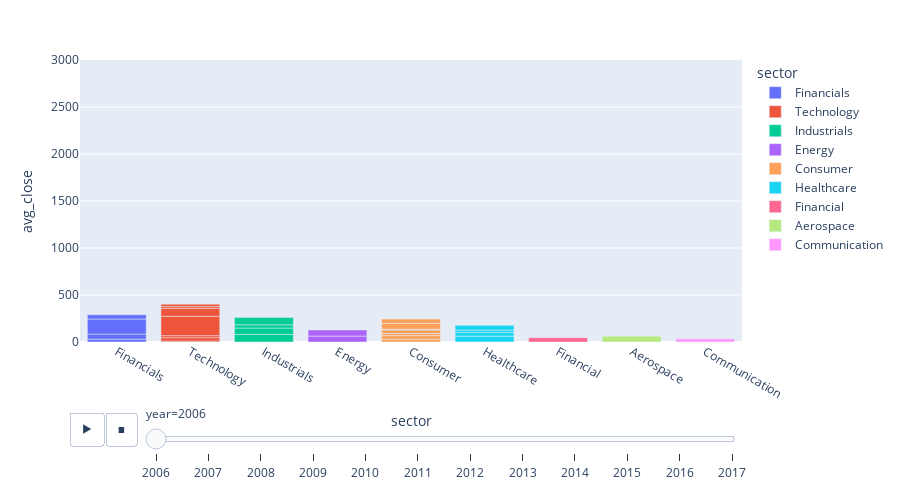

Notebook source saved alongside this figure:
### Markdown cell above
## Stock data

### Code cell
import plotly.express as px
import pandas as pd

# https://www.kaggle.com/datasets/szrlee/stock-time-series-20050101-to-20171231

df_stocks = pd.read_csv('../data/stock_data_2006_thru_2017.csv',comment='#')
df_stocks['Date'] = pd.to_datetime(df_stocks['Date'])
df_stocks['year'] = df_stocks['Date'].dt.year

# print(df_stocks.sample(10))
df_sectors = pd.read_csv('../data/stock_sector_company.csv',comment='#')
# print(df_sectors.sample(31))

df_merged = pd.merge(df_stocks, df_sectors, left_on='Name', right_on='stock', how='left')

# print(df_merged.sample(10))


df_yearly = df_merged.groupby(['year','stock','sector','company'])[['Close', 'Volume','Open','High','Low']].mean().reset_index()

df_yearly.rename(columns={'Close': 'avg_close', 'Volume':'avg_volume', 'Open': 'avg_open','High': 'avg_high','Low':'avg_low'}, inplace=True)

# print(df_yearly.sample(31))
# print('sum of avg close:', df_yearly['avg_close'].sum())

# print(df_yearly['avg_close'].min(), df_yearly['avg_close'].max())

fig = px.bar(df_yearly, x='sector', y='avg_close', color='sector',
  animation_frame="year", animation_group="stock", range_y=[0,3000],
            hover_data=['stock','company'])
fig.update_layout(transition = {'duration': 2000}, height=500)

fig.show()

### Figure 1 — Plotly figure (JSON) as saved in the notebook; plotly's stock layout.template omitted (floating-point values rounded to 4 significant figures)
{"data": [{"customdata": [["AABA", "Altaba"], ["AXP", "American Express Company"], ["GS", "Goldman Sachs Group Inc."], ["JPM", "JPMorgan Chase & Co."]], "hovertemplate": "sector=%{x}<br>year=2006<br>avg_close=%{y}<br>stock=%{customdata[0]}<br>company=%{customdata[1]}<extra></extra>", "ids": ["AABA", "AXP", "GS", "JPM"], "legendgroup": "Financials", "marker": {"color": "#636efa", "pattern": {"shape": ""}}, "name": "Financials", "orientation": "v", "showlegend": true, "textposition": "auto", "type": "bar", "x": ["Financials", "Financials", "Financials", "Financials"], "xaxis": "x", "y": [29.95, 54.41, 160.3, 43.93], "yaxis": "y"}, {"customdata": [["AAPL", "Apple Inc."], ["AMZN", "Amazon.com Inc."], ["CSCO", "Cisco Systems Inc."], ["GOOGL", "Alphabet Inc."], ["IBM", "International Business Machines Corporation"], ["INTC", "Intel Corporation"], ["MSFT", "Microsoft Corporation"]], "hovertemplate": "sector=%{x}<br>year=2006<br>avg_close=%{y}<br>stock=%{customdata[0]}<br>company=%{customdata[1]}<extra></extra>", "ids": ["AAPL", "AMZN", "CSCO", "GOOGL", "IBM", "INTC", "MSFT"], "legendgroup": "Technology", "marker": {"color": "#EF553B", "pattern": {"shape": ""}}, "name": "Technology", "orientation": "v", "showlegend": true, "textposition": "auto", "type": "bar", "x": ["Technology", "Technology", "Technology", "Technology", "Technology", "Technology", "Technology"], "xaxis": "x", "y": [10.12, 35.91, 21.61, 205.8, 83.11, 19.96, 26.29], "yaxis": "y"}, {"customdata": [["BA", "Boeing Company"], ["CAT", "Caterpillar Inc."], ["GE", "General Electric Company"], ["MMM", "3M Company"]], "hovertemplate": "sector=%{x}<br>year=2006<br>avg_close=%{y}<br>stock=%{customdata[0]}<br>company=%{customdata[1]}<extra></extra>", "ids": ["BA", "CAT", "GE", "MMM"], "legendgroup": "Industrials", "marker": {"color": "#00cc96", "pattern": {"shape": ""}}, "name": "Industrials", "orientation": "v", "showlegend": true, "textposition": "auto", "type": "bar", "x": ["Industrials", "Industrials", "Industrials", "Industrials"], "xaxis": "x", "y": [79.95, 68.71, 34.35, 76.91], "yaxis": "y"}, {"customdata": [["CVX", "Chevron Corporation"], ["XOM", "Exxon Mobil Corporation"]], "hovertemplate": "sector=%{x}<br>year=2006<br>avg_close=%{y}<br>stock=%{customdata[0]}<br>company=%{customdata[1]}<extra></extra>", "ids": ["CVX", "XOM"], "legendgroup": "Energy", "marker": {"color": "#ab63fa", "pattern": {"shape": ""}}, "name": "Energy", "orientation": "v", "showlegend": true, "textposition": "auto", "type": "bar", "x": ["Energy", "Energy"], "xaxis": "x", "y": [63.07, 65.35], "yaxis": "y"}, {"customdata": [["DIS", "Walt Disney Company"], ["HD", "Home Depot Inc."], ["KO", "Coca-Cola Company"], ["MCD", "McDonald's Corporation"], ["NKE", "Nike Inc."], ["PG", "Procter & Gamble Co."], ["WMT", "Walmart Inc."]], "hovertemplate": "sector=%{x}<br>year=2006<br>avg_close=%{y}<br>stock=%{customdata[0]}<br>company=%{customdata[1]}<extra></extra>", "ids": ["DIS", "HD", "KO", "MCD", "NKE", "PG", "WMT"], "legendgroup": "Consumer", "marker": {"color": "#FFA15A", "pattern": {"shape": ""}}, "name": "Consumer", "orientation": "v", "showlegend": true, "textposition": "auto", "type": "bar", "x": ["Consumer", "Consumer", "Consumer", "Consumer", "Consumer", "Consumer", "Consumer"], "xaxis": "x", "y": [29.57, 38.26, 21.94, 36.79, 10.66, 59.52, 46.63], "yaxis": "y"}, {"customdata": [["JNJ", "Johnson & Johnson"], ["MRK", "Merck & Co. Inc."], ["PFE", "Pfizer Inc."], ["UNH", "UnitedHealth Group Incorporated"]], "hovertemplate": "sector=%{x}<br>year=2006<br>avg_close=%{y}<br>stock=%{customdata[0]}<br>company=%{customdata[1]}<extra></extra>", "ids": ["JNJ", "MRK", "PFE", "UNH"], "legendgroup": "Healthcare", "marker": {"color": "#19d3f3", "pattern": {"shape": ""}}, "name": "Healthcare", "orientation": "v", "showlegend": true, "textposition": "auto", "type": "bar", "x": ["Healthcare", "Healthcare", "Healthcare", "Healthcare"], "xaxis": "x", "y": [62.21, 38.29, 25.68, 51.03], "yaxis": "y"}, {"customdata": [["TRV", "Travelers Companies Inc."]], "hovertemplate": "sector=%{x}<br>year=2006<br>avg_close=%{y}<br>stock=%{customdata[0]}<br>company=%{customdata[1]}<extra></extra>", "ids": ["TRV"], "legendgroup": "Financial", "marker": {"color": "#FF6692", "pattern": {"shape": ""}}, "name": "Financial", "orientation": "v", "showlegend": true, "textposition": "auto", "type": "bar", "x": ["Financial"], "xaxis": "x", "y": [45.87], "yaxis": "y"}, {"customdata": [["UTX", "United Technologies Corporation"]], "hovertemplate": "sector=%{x}<br>year=2006<br>avg_close=%{y}<br>stock=%{customdata[0]}<br>company=%{customdata[1]}<extra></extra>", "ids": ["UTX"], "legendgroup": "Aerospace", "marker": {"color": "#B6E880", "pattern": {"shape": ""}}, "name": "Aerospace", "orientation": "v", "showlegend": true, "textposition": "auto", "type": "bar", "x": ["Aerospace"], "xaxis": "x", "y": [61.62], "yaxis": "y"}, {"customdata": [["VZ", "Verizon Communications Inc."]], "hovertemplate": "sector=%{x}<br>year=2006<br>avg_close=%{y}<br>stock=%{customdata[0]}<br>company=%{customdata[1]}<extra></extra>", "ids": ["VZ"], "legendgroup": "Communication", "marker": {"color": "#FF97FF", "pattern": {"shape": ""}}, "name": "Communication", "orientation": "v", "showlegend": true, "textposition": "auto", "type": "bar", "x": ["Communication"], "xaxis": "x", "y": [34.05], "yaxis": "y"}], "layout": {"barmode": "relative", "height": 500, "legend": {"title": {"text": "sector"}, "tracegroupgap": 0}, "margin": {"t": 60}, "sliders": [{"active": 0, "currentvalue": {"prefix": "year="}, "len": 0.9, "pad": {"b": 10, "t": 60}, "steps": [{"args": [["2006"], {"frame": {"duration": 0, "redraw": true}, "fromcurrent": true, "mode": "immediate", "transition": {"duration": 0, "easing": "linear"}}], "label": "2006", "method": "animate"}, {"args": [["2007"], {"frame": {"duration": 0, "redraw": true}, "fromcurrent": true, "mode": "immediate", "transition": {"duration": 0, "easing": "linear"}}], "label": "2007", "method": "animate"}, {"args": [["2008"], {"frame": {"duration": 0, "redraw": true}, "fromcurrent": true, "mode": "immediate", "transition": {"duration": 0, "easing": "linear"}}], "label": "2008", "method": "animate"}, {"args": [["2009"], {"frame": {"duration": 0, "redraw": true}, "fromcurrent": true, "mode": "immediate", "transition": {"duration": 0, "easing": "linear"}}], "label": "2009", "method": "animate"}, {"args": [["2010"], {"frame": {"duration": 0, "redraw": true}, "fromcurrent": true, "mode": "immediate", "transition": {"duration": 0, "easing": "linear"}}], "label": "2010", "method": "animate"}, {"args": [["2011"], {"frame": {"duration": 0, "redraw": true}, "fromcurrent": true, "mode": "immediate", "transition": {"duration": 0, "easing": "linear"}}], "label": "2011", "method": "animate"}, {"args": [["2012"], {"frame": {"duration": 0, "redraw": true}, "fromcurrent": true, "mode": "immediate", "transition": {"duration": 0, "easing": "linear"}}], "label": "2012", "method": "animate"}, {"args": [["2013"], {"frame": {"duration": 0, "redraw": true}, "fromcurrent": true, "mode": "immediate", "transition": {"duration": 0, "easing": "linear"}}], "label": "2013", "method": "animate"}, {"args": [["2014"], {"frame": {"duration": 0, "redraw": true}, "fromcurrent": true, "mode": "immediate", "transition": {"duration": 0, "easing": "linear"}}], "label": "2014", "method": "animate"}, {"args": [["2015"], {"frame": {"duration": 0, "redraw": true}, "fromcurrent": true, "mode": "immediate", "transition": {"duration": 0, "easing": "linear"}}], "label": "2015", "method": "animate"}, {"args": [["2016"], {"frame": {"duration": 0, "redraw": true}, "fromcurrent": true, "mode": "immediate", "transition": {"duration": 0, "easing": "linear"}}], "label": "2016", "method": "animate"}, {"args": [["2017"], {"frame": {"duration": 0, "redraw": true}, "fromcurrent": true, "mode": "immediate", "transition": {"duration": 0, "easing": "linear"}}], "label": "2017", "method": "animate"}], "x": 0.1, "xanchor": "left", "y": 0, "yanchor": "top"}], "transition": {"duration": 2000}, "updatemenus": [{"buttons": [{"args": [null, {"frame": {"duration": 500, "redraw": true}, "fromcurrent": true, "mode": "immediate", "transition": {"duration": 500, "easing": "linear"}}], "label": "&#9654;", "method": "animate"}, {"args": [[null], {"frame": {"duration": 0, "redraw": true}, "fromcurrent": true, "mode": "immediate", "transition": {"duration": 0, "easing": "linear"}}], "label": "&#9724;", "method": "animate"}], "direction": "left", "pad": {"r": 10, "t": 70}, "showactive": false, "type": "buttons", "x": 0.1, "xanchor": "right", "y": 0, "yanchor": "top"}], "xaxis": {"anchor": "y", "categoryarray": ["Financials", "Technology", "Industrials", "Energy", "Consumer", "Healthcare", "Financial", "Aerospace", "Communication"], "categoryorder": "array", "domain": [0, 1], "title": {"text": "sector"}}, "yaxis": {"anchor": "x", "domain": [0, 1], "range": [0, 3000], "title": {"text": "avg_close"}}}}
